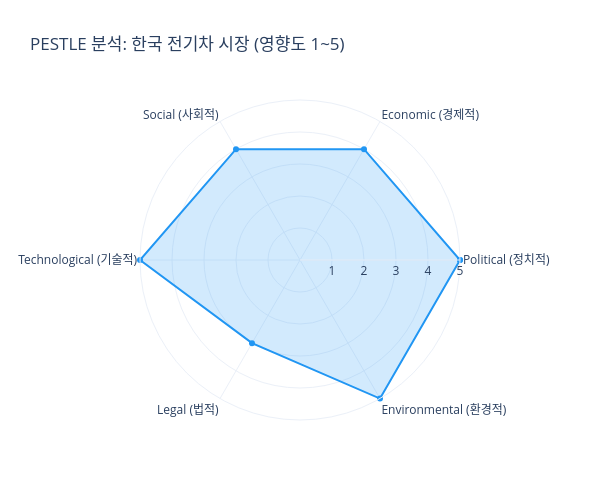

The cell this chart's notebook holds for it:
### Markdown cell above
### 2.2 PEST → PESTLE 확장

2000년대 이후 **ESG(환경·사회·지배구조)**, **규제 강화**, **기후 위기** 등이 중요해지면서 PEST에 두 가지가 추가되었습니다:

| 추가 요인 | 영문 | 설명 | 왜 중요해졌나? |
|-----------|------|------|----------------|
| **L** (법적) | Legal | 법률, 노동법, 소비자보호법, 지식재산권 | GDPR(개인정보), 플랫폼 규제 등 법적 리스크 증가 |
| **E** (환경적) | Environmental | 기후변화, 탄소 규제, 폐기물, 에너지 | ESG 경영, 탄소중립 정책, 소비자의 친환경 요구 |

#### PEST vs PESTLE: 언제 뭘 쓸까?

| 상황 | 추천 도구 | 이유 |
|------|-----------|------|
| 빠른 환경 스캔이 필요할 때 | PEST | 4가지로 충분히 개괄 가능 |
| 규제·법률이 중요한 산업 (의료, 금융, 식품) | PESTLE | L 요인이 사업에 결정적 영향 |
| ESG·환경 이슈가 큰 산업 (에너지, 제조, 물류) | PESTLE | E 요인이 비용·평판에 직결 |
| 정책 분석, 공공 기획 | PESTLE | 법적·환경적 요인이 핵심 |

> 💡 이 수업에서는 더 포괄적인 **PESTLE**을 기본으로 사용합니다.

---

### Code cell
# ============================================================
# PESTLE 6요인 레이더 차트: 한국 전기차 시장 사례
# ============================================================

categories = ['Political\n(정치적)', 'Economic\n(경제적)', 'Social\n(사회적)',
              'Technological\n(기술적)', 'Legal\n(법적)', 'Environmental\n(환경적)']

# 각 요인의 영향도 (1=낮음, 5=높음)
# 한국 전기차 시장 기준으로 평가
scores = [5, 4, 4, 5, 3, 5]

# 각 요인별 근거
reasons = [
    'P: 전기차 보조금, 충전 인프라 투자 정책',
    'E: 유가 변동, 배터리 원자재 가격, 소비자 구매력',
    'S: 친환경 소비 트렌드, 젊은 세대 전기차 선호',
    'T: 배터리 기술 혁신, 자율주행, 충전 속도 개선',
    'L: 배출가스 규제, 전기차 의무판매제, 안전 기준',
    'E(환경): 탄소중립 2050, 미세먼지 저감 정책'
]

fig = go.Figure()

fig.add_trace(go.Scatterpolar(
    r=scores + [scores[0]],  # 닫힌 다각형
    theta=categories + [categories[0]],
    fill='toself',
    fillcolor='rgba(33, 150, 243, 0.2)',
    line=dict(color='#2196F3', width=2),
    name='영향도',
    text=reasons + [reasons[0]],
    hovertemplate='%{text}<br>영향도: %{r}/5<extra></extra>'
))

fig.update_layout(
    polar=dict(
        radialaxis=dict(visible=True, range=[0, 5], tickvals=[1,2,3,4,5]),
    ),
    title='PESTLE 분석: 한국 전기차 시장 (영향도 1~5)',
    height=500, width=600,
    template='plotly_white'
)
fig.show()

print("\n📌 해석 포인트:")
print("   - P(정치), T(기술), E(환경)이 모두 5점 → 전기차 시장은 정책·기술·환경이 동시에 추동")
print("   - L(법적)이 상대적으로 낮음 → 아직 규제 프레임이 완성 중")
print("   - 레이더 차트로 보면 '어떤 요인이 가장 큰 영향을 미치는지' 한눈에 파악 가능")

### Figure 1 — Plotly figure (JSON) as saved in the notebook; plotly's stock layout.template omitted (floating-point values rounded to 4 significant figures)
{"data": [{"fill": "toself", "fillcolor": "rgba(33, 150, 243, 0.2)", "hovertemplate": "%{text}<br>영향도: %{r}/5<extra></extra>", "line": {"color": "#2196F3", "width": 2}, "name": "영향도", "r": [5, 4, 4, 5, 3, 5, 5], "text": ["P: 전기차 보조금, 충전 인프라 투자 정책", "E: 유가 변동, 배터리 원자재 가격, 소비자 구매력", "S: 친환경 소비 트렌드, 젊은 세대 전기차 선호", "T: 배터리 기술 혁신, 자율주행, 충전 속도 개선", "L: 배출가스 규제, 전기차 의무판매제, 안전 기준", "E(환경): 탄소중립 2050, 미세먼지 저감 정책", "P: 전기차 보조금, 충전 인프라 투자 정책"], "theta": ["Political\n(정치적)", "Economic\n(경제적)", "Social\n(사회적)", "Technological\n(기술적)", "Legal\n(법적)", "Environmental\n(환경적)", "Political\n(정치적)"], "type": "scatterpolar"}], "layout": {"height": 500, "polar": {"radialaxis": {"range": [0, 5], "tickvals": [1, 2, 3, 4, 5], "visible": true}}, "title": {"text": "PESTLE 분석: 한국 전기차 시장 (영향도 1~5)"}, "width": 600}}
